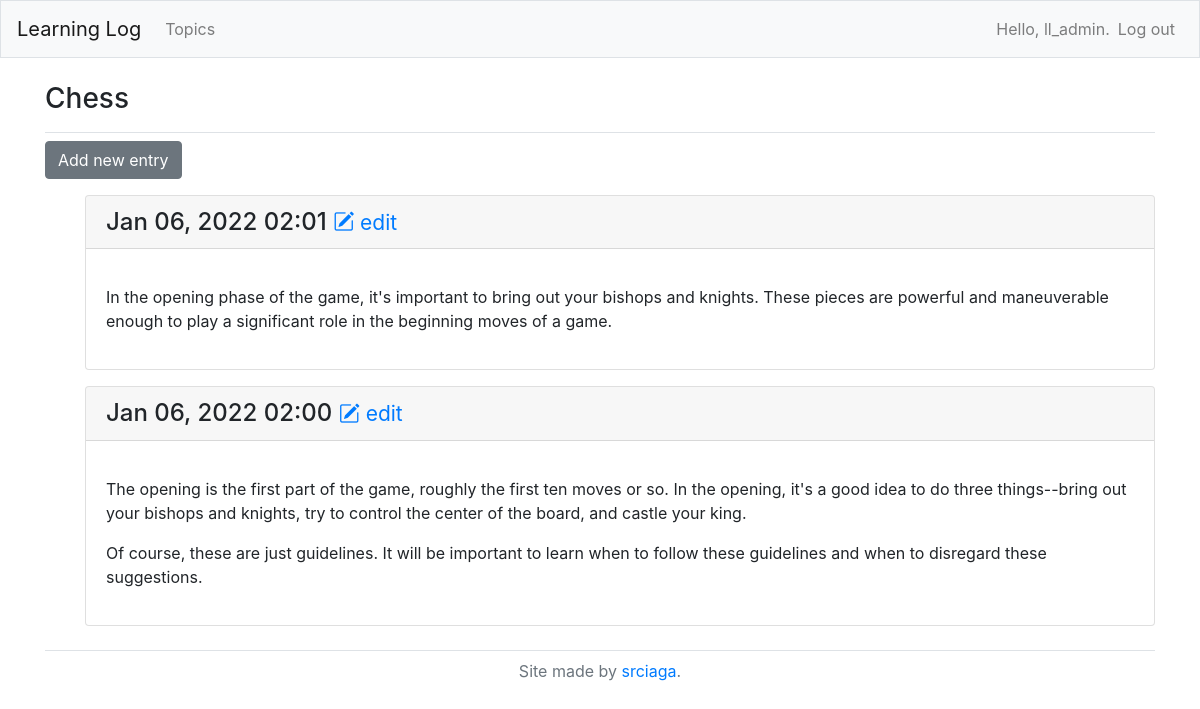
The app's page /topics/1 (signed in), older data.
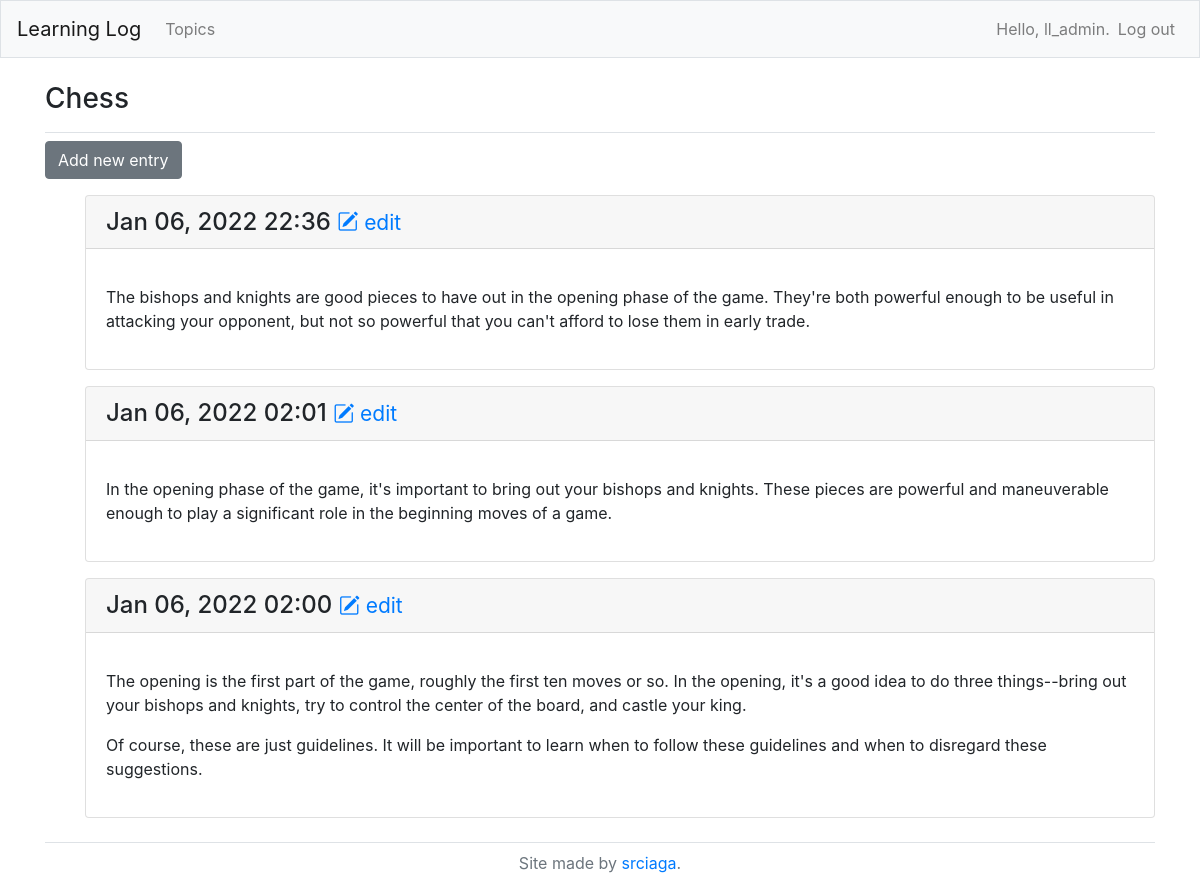
The same page, newer data.
### learning_logs/models.py (models this page shows, shortened)
class Topic(models.Model):
    text = models.CharField(max_length=200)
    date_added = models.DateTimeField(auto_now_add=True)
    owner = models.ForeignKey(User, on_delete=models.CASCADE)
    def __str__(self):
        return self.text

class Entry(models.Model):
    topic = models.ForeignKey(Topic, on_delete=models.CASCADE)
    text = models.TextField()
    date_added = models.DateTimeField(auto_now_add=True)
    class Meta:
        verbose_name_plural = 'entries'

### learning_logs/views.py (the view)
# urls.py: path('topics/<int:topic_id>', views.topic, name='topic'),
@login_required
def topic(request, topic_id):
    topic = Topic.objects.get(id=topic_id)
    if topic.owner != request.user:
        raise Http404
    entries = topic.entry_set.order_by('-date_added')
    context = {'topic': topic, 'entries': entries}
    return render(request, 'learning_logs/topic.html', context)

### learning_logs/templates/learning_logs/topic.html
{% extends 'learning_logs/base.html' %}
{% block page_header %}
    <h3>{{ topic }}</h3>
{% endblock page_header %}
{% block content %}
<p>
    <a href="{% url 'learning_logs:new_entry' topic.id %}" class="btn btn-secondary" role="button">Add new entry</a>
</p>
<ul>
    {% for entry in entries %}
    <div class="card mb-3">
        <h4 class="card-header">
            {{ entry.date_added|date:'M d, Y H:i' }}
            <small><a href="{% url 'learning_logs:edit_entry' entry.id %}"><i class="bi bi-pencil-square"></i> edit</a></small>
        </h4>
        <div class="card-body">
            <p>{{ entry.text|linebreaks }}</p>
        </div>
    </div>
    {% empty %}
    <p>There are no entries for this topic yet.</p>
    {% endfor %}
</ul>
{% endblock content %}

### learning_logs/templates/learning_logs/base.html (shortened to what this page needs)
{% load bootstrap4 %}
<!doctype html>
<html lang="en">
<head>
    {% bootstrap_css %}
</head>
<body>
    <nav class="navbar navbar-expand-md navbar-light bg-light mb-4 border">
        <a class="navbar-brand" href="{% url 'learning_logs:index'%}">
            Learning Log</a>
        <div class="collapse navbar-collapse" id="navbarCollapse">
            <ul class="navbar-nav mr-auto">
                <li class="nav-item">
                    <a class="nav-link" href="{% url 'learning_logs:topics'%}">
                        Topics</a></li>
            </ul>
            <ul class="navbar-nav ml-auto">
                {% if user.is_authenticated %}
                <li class="nav-item">
                    <span class="navbar-text">Hello, {{ user.username }}.</span>
                </li>
                <li class="nav-item">
                    <a class="nav-link" href="{% url 'users:logout' %}">Log out</a>
                </li>
                {% else %}
                <li class="nav-item">
                    <a class="nav-link" href="{% url 'users:register' %}">Register</a>
                </li>
                <li class="nav-item">
                    <a class="nav-link" href="{% url 'users:login' %}">Log in</a></li>
                {% endif %}
            </ul>
        </div>
    </nav>
    <main role="main" class="container">
        <div class="pb-2 mb-2 border-bottom">
            {% block page_header %}{% endblock page_header %}
        </div>
        <div class="pb-2 mb-2 border-bottom">
            {% block content %}{% endblock content %}
        </div>
    </main>
    <footer>
        <p class="text-center text-muted">Site made by <a href="https://github.com/srciaga">srciaga</a>.</p>
    </footer>
</body>
</html>

Row changes from the older to the newer data that the page shows:
added Entry: date_added "Jan 06, 2022 22:36", text "The bishops and knights are good pieces to have out in the opening phase of the game. They're both powerful enough to be useful in attacking your opponent, but not so powerful that you can't afford to lose them in early trade."
